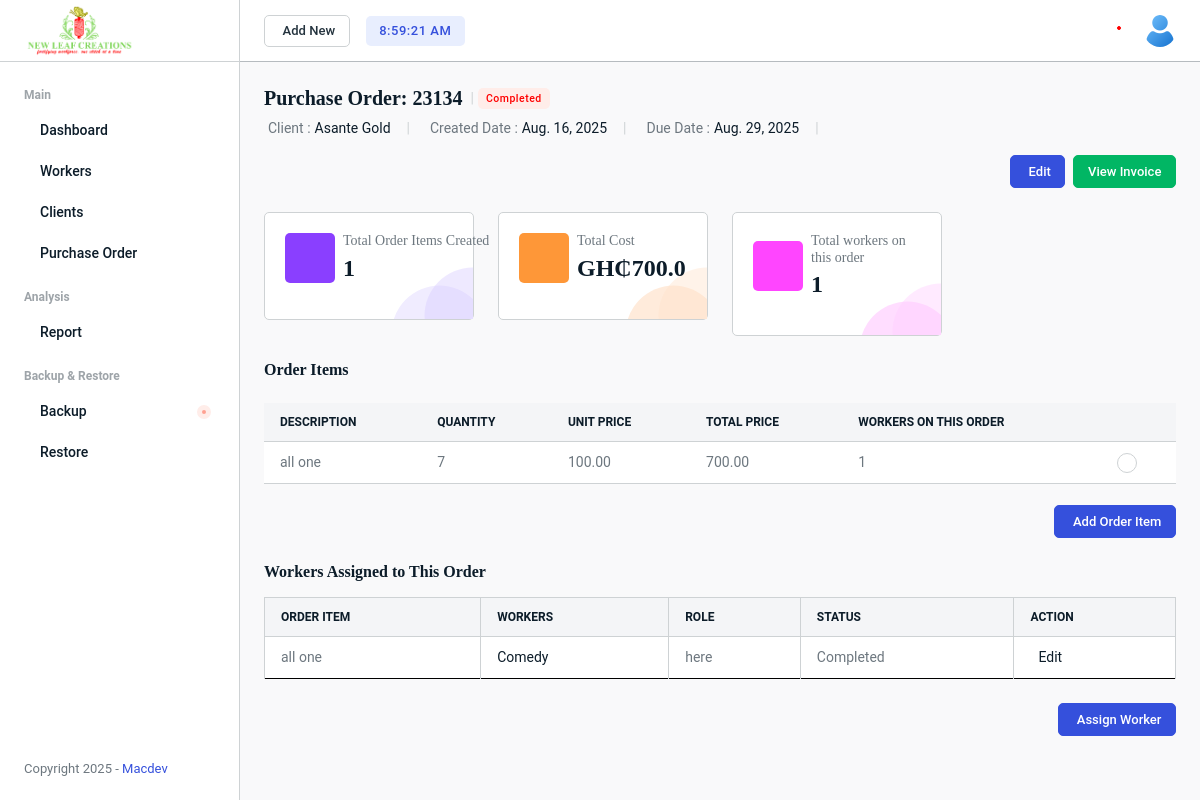
The page /management/purchase-order/3/ on the database as committed earlier.
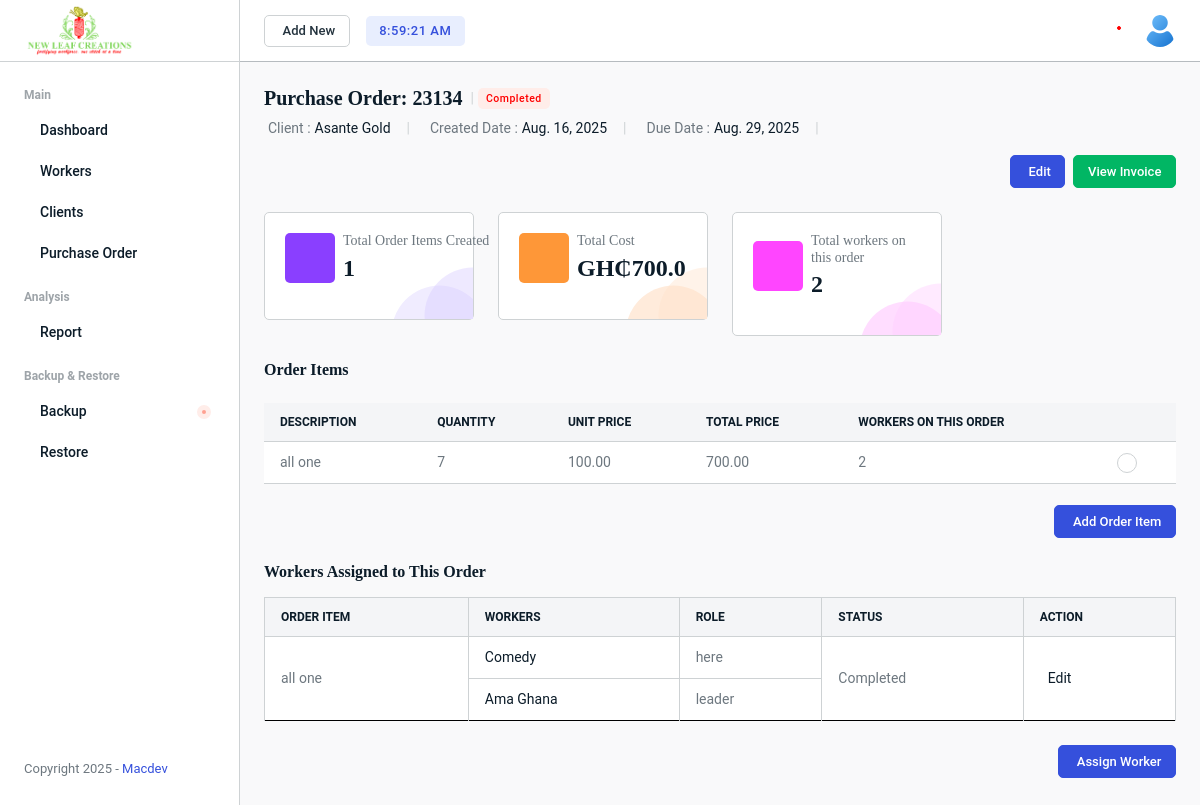
The same page on the database as committed later.
### managementSystem/models.py (models this page shows, shortened)
class PurchaseOrder(models.Model):
    po_number = models.CharField(max_length=100, unique=True)
    client = models.ForeignKey(Client, on_delete=models.CASCADE)
    date = models.DateField()
    due_date = models.DateField()
    status = models.CharField(max_length=20, default='Pending')

class Client(models.Model):
    name = models.CharField(max_length=200)
    address = models.TextField()
    contact_email = models.EmailField()
    phone = models.CharField(max_length=15)

class OrderItem(models.Model):
    po = models.ForeignKey(PurchaseOrder, related_name='items', on_delete=models.CASCADE)
    description = models.TextField()
    quantity = models.PositiveIntegerField()
    unit_price = models.DecimalField(max_digits=10, decimal_places=2)
    status = models.CharField(max_length=20, default='Pending')
    def total_price(self):
        return self.quantity * self.unit_price

class TaskAssignment(models.Model):
    order_item = models.ForeignKey(OrderItem, on_delete=models.CASCADE)
    workers = models.ManyToManyField(Worker)
    deadline = models.DateField()
    is_group_task = models.BooleanField(default=True)
    price_per_task = models.DecimalField(max_digits=10, decimal_places=2)  # user-defined price per task
    status = models.CharField(max_length=20, default='Assigned')

### workers/models.py (models this page shows, shortened)
class Worker(models.Model):
    name = models.CharField(max_length=100)
    phone = models.CharField(max_length=20, null=True)
    email = models.EmailField(blank=True)
    gender = models.CharField(max_length=10, choices=[('Male', 'Male'), ('Female', 'Female')], null=True)
    role = models.CharField(max_length=100, null=True)
    address = models.TextField(null=True)
    photo = models.ImageField(upload_to='img/users/', null=True, blank=True)
    is_active = models.BooleanField(default=True)
    registered_on = models.DateTimeField(auto_now_add=True, null=True)

### managementSystem/views.py (the view)
# urls.py: path('purchase-order/<int:po_id>/', views.view_po, name='view_po'),
def view_po(request, po_id):
    po = get_object_or_404(PurchaseOrder, id=po_id)
    items = OrderItem.objects.filter(po=po)
    total_items = items.count()
    total_cost = items.aggregate(
        total=Sum(F('quantity') * F('unit_price'), output_field=FloatField())
    )['total'] or 0
    task_assignments = TaskAssignment.objects.filter(order_item__po=po).prefetch_related('workers')
    workers = set()
    for task in task_assignments:
        for worker in task.workers.all():
            workers.add(worker)
    item_workers = []
    for item in items:
        workers = Worker.objects.filter(
            taskassignment__order_item=item
        ).distinct()
        item_workers.append({
            "item": item,
            "workers": workers
        })
    for item in items:
        item.worker_count = TaskAssignment.objects.filter(order_item=item) \
            .annotate(num_workers=Count('workers')) \
            .aggregate(total_workers=Sum('num_workers'))['total_workers'] or 0
    grand_total_workers = sum(item.worker_count for item in items)
    return render(request, 'orders/view_po.html', {
        'po': po,
        'items': items,
        'total_cost': total_cost,
        'workers': workers,
        'total_items': total_items,
        'grand_total_workers': grand_total_workers,
        "item_workers": item_workers,
        "task_assignments": task_assignments
    })

### managementSystem/templates/orders/view_po.html (shortened to what this page needs)
{% extends "base.html" %}
{% load static %}
{% block content %}
    <div class="main-wrapper">
        <div class="page-wrapper">
            <div class="content content-two">
                <div class="d-flex align-items-center mb-2">
                    <h3 class="d-flex align-items-center fw-bold"><a href="{% url 'managementSystem:edit_po' po.id %}" class="d-inline-flex align-items-center">Purchase Order: {{ po.po_number }}</a></h3>
                    <span class="text-gray-1 mx-1">|</span>
                    <span class="badge badge-sm fs-10 bg-danger-transparent">{{ po.status }}</span>
                </div>
                <div class="d-flex align-items-center flex-wrap mb-3 gap-3">
                    <p class="mb-0 d-inline-flex align-items-center">Client : <span class="text-gray-9 ms-1">{{ po.client.name }}</span></p>
                    <span class="text-gray-1">|</span>
                    <p class="mb-0 d-inline-flex align-items-center">Created Date : <span class="text-gray-9 ms-1">{{ po.date }}</span></p>
                    <span class="text-gray-1">|</span>
                    <p class="mb-0 d-inline-flex align-items-center">Due Date : <span class="text-gray-9 ms-1">{{ po.due_date }}</span></p>
                    <span class="text-gray-1">|</span>
                </div>
                <div class="d-flex gap-2 flex-wrap align-items-center justify-content-between mb-4 dashboard-title">
                    <div class="d-flex align-items-center">
                        <a href="{% url 'managementSystem:edit_po' po.id %}" class="btn btn-md btn-primary fs-13 fw-medium me-2" data-bs-target="#edit-manual-time" data-bs-toggle="">Edit</a>
                        {% if po.invoice %}
                            <a href="{% url 'managementSystem:view_invoice' po.invoice.id %}" class="btn btn-md btn-success fs-13 fw-medium">
                                View Invoice
                            </a>
                        {% endif %}
                    </div>
                </div>
                <div class="row">
                    <div class="col-md-6 col-xl-3">
                        <div class="card pro-card shadow-none">
                            <div class="card-body">
                                <div class="d-flex align-items-center mb-3">
                                    <span class="project-icon me-2 bg-violet-900 flex-shrink-0 d-flex align-items-center justify-content-center text-white fs-24">
                                    </span>
                                    <div>
                                        <h6 class="fw-medium text-default mb-1 text-truncate">Total Order Items Created</h6>
                                        <h2>{{total_items}}</h2>
                                    </div>
                                </div>
                            </div>
                            <span class="pro-bg">
                                <img src="{% static 'img/icons/project-bg-01.svg' %}" alt="img">
                            </span>
                        </div>
                    </div>
                    <div class="col-md-6 col-xl-3">
                        <div class="card pro-card shadow-none">
                            <div class="card-body">
                                <div class="d-flex align-items-center mb-3">
                                    <span class="project-icon me-2 flex-shrink-0 bg-secondary-900 d-flex align-items-center justify-content-center text-white fs-24">
                                    </span>
                                    <div>
                                        <h6 class="fw-medium text-default mb-1">Total Cost</h6>
                                        <h2>GH₵{{total_cost}}</h2>
                                    </div>
                                </div>
                            </div>
                            <span class="pro-bg">
                                <img src="{% static 'img/icons/project-bg-02.svg' %}" alt="img">
                            </span>
                        </div>
                    </div>
                    <div class="col-md-6 col-xl-3">
                        <div class="card pro-card shadow-none">
                            <div class="card-body">
                                <div class="d-flex align-items-center mb-3">
                                    <span class="project-icon me-2 flex-shrink-0 bg-pink-900 d-flex align-items-center justify-content-center text-white fs-24">
                                    </span>
                                    <div>
                                        <h6 class="fw-medium text-default mb-1">Total workers on this order</h6>
                                        <h2>{{grand_total_workers}}</h2>
                                    </div>
                                </div>
                            </div>
                            <span class="pro-bg">
                                <img src="{% static 'img/icons/project-bg-03.svg' %}" alt="img">
                            </span>
                        </div>
                    </div>
                </div>
                <div>
                    <div class="d-flex align-items-center justify-content-between flex-wrap gap-3 table-header mb-4">
                        <h5 class="fw-bold">Order Items</h5>
                    </div>
                    <div class="table-responsive no-pagination">
                        <table class="table">
                            <thead class="thead-light text-uppercase">
                                <tr>
                                    <th class="no-sort">Description</th>
                                    <th class="no-sort">Quantity</th>
                                    <th class="no-sort">Unit Price</th>
                                    <th class="no-sort">Total Price</th>
                                    <th class="no-sort">Workers on this order</th>
                                    <th class="text-end no-sort"></th>
                                </tr>
                            </thead>
                            <tbody>
                                {% for item in items %}
                                <tr>
                                    <td>{{ item.description }}</td>
                                    <td>{{ item.quantity }}</td>
                                    <td>{{ item.unit_price }}</td>
                                    <td>{{ item.total_price }}</td>
                                    <td>{{ item.worker_count }}</td>
                                    <td class="text-end action-item">
                                        <a data-bs-toggle="dropdown" href="javascript:void(0);">
                                        </a>
                                    </td>
                                </tr>
                                {% empty %}
                                <tr>
                                    <td colspan="6">No items yet.</td>
                                </tr>
                                {% endfor %}
                            </tbody>
                        </table>
                    </div> <br>
                    <div class="d-flex align-items-center justify-content-between flex-wrap gap-3 table-header mb-4">
                        <div class="d-flex align-items-center flex-wrap gap-2">
                            <a href="{% url 'managementSystem:add_order_item' po.id %}" class="btn btn-primary btn-md d-flex align-items-center justify-content-center">Add Order Item</a>
                        </div>
                    </div>
                    <div class="d-flex align-items-center justify-content-between flex-wrap gap-3 table-header mb-4">
                        <h5 class="fw-bold">Workers Assigned to This Order</h5>
                            <table class="table table-bordered">
                                <thead class="thead-light text-uppercase">
                                    <tr>
                                        <th>Order Item</th>
                                        <th>Workers</th>
                                        <th>Role</th>
                                        <th>Status</th>
                                        <th>Action</th>
                                    </tr>
                                </thead>
                                <tbody>
                                    {% if task_assignments %}
                                        {% for task in task_assignments %}
                                            {% if task.workers.all %}
                                                {% for worker in task.workers.all %}
                                                    <tr {% if forloop.last %}style="border-bottom: 1px solid black;"{% endif %}>
                                                        {% if forloop.first %}
                                                            <td rowspan="{{ task.workers.count }}">
                                                                {{ task.order_item.description }}
                                                            </td>
                                                        {% endif %}
                                                        <td> <a href="{% url 'workers:worker_profile' worker.id %}">{{ worker.name }}</a></td>
                                                        <td>{{ worker.role }}</td>
                                                        {% if forloop.first %}
                                                            <td rowspan="{{ task.workers.count }}">
                                                                {{task.order_item.status}}
                                                            </td>
                                                            <td rowspan="{{ task.workers.count }}">
                                                                <a href="{% url 'managementSystem:edit_task_assignment' task.id %}">Edit</a>
                                                            </td>
                                                        {% endif %}
                                                    </tr>
                                                {% endfor %}
                                            {% else %}
                                                <tr>
                                                    <td>{{ task.order_item.description }}</td>
                                                    <td colspan="3" style="text-align: center;">No workers assigned</td>
                                                </tr>
                                            {% endif %}
                                        {% endfor %}
                                    {% else %}
                                        <tr>
                                            <td colspan="5" style="text-align: center;">No tasks found</td>
                                        </tr>
                                    {% endif %}
                                </tbody>
                            </table>
                    </div>
                    <div class="d-flex align-items-center justify-content-between flex-wrap gap-3 table-header mb-4">
                        <div class="d-flex align-items-center flex-wrap gap-2">
                            <a href="{% url 'managementSystem:assign_workers' po.id %}" class="btn btn-primary btn-md d-flex align-items-center justify-content-center">Assign Worker</a>
                        </div>
                    </div>
                </div>
            </div>
        </div>
    </div>
{% endblock %}

Rows that differ between the two databases and show on the page:
computed for OrderItem "all one": worker_count "1" → "2"
added Worker: name "Ama Ghana", role "leader"
Other text that changed with them:
{{ grand_total_workers }}: "1" → "2"
